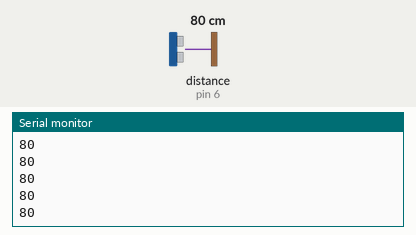
Bench run of a sketch on a simulated Arduino Uno, built with avr-gcc and run on an emulated ATmega328P. On the bench: the last lines printed to the serial monitor. The test bench sets the inputs (shaded band); at power-on: distance to the obstacle (sensor on pin 6) 80 cm. The echo pulse lasts 58.3 µs per cm.

Above: at 1.2 s.
1.3 s: distance to the obstacle (sensor on pin 6) set to 2 cm
At 1.34 s:
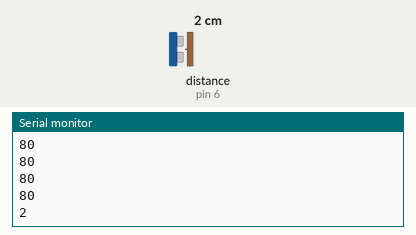
2.8 s: distance to the obstacle (sensor on pin 6) set to 4 cm
At 2.82 s:
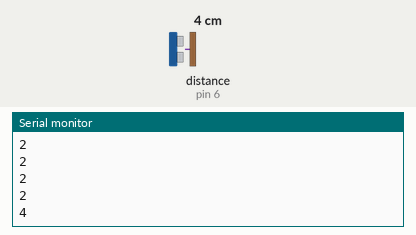
Timing chart, 0 to 5.8 s (numbered marks = the images above; inputs shaded):
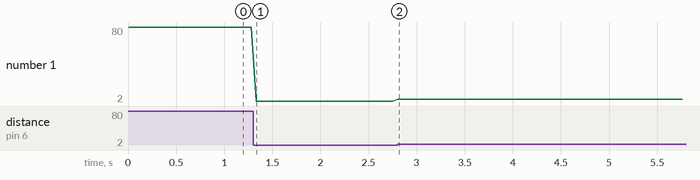

The sketch:

SRF05_ONE_SENSOR_NEW.ino
```cpp
#include <HCSR04.h>
#include "Packetizer.h"

#define NR_OF_SAMPLES 16
#define TRIG_PIN      5
#define ECHO_PIN_1    6

HCSR04      hc(TRIG_PIN, ECHO_PIN_1); // first argument is trig pin, second is the echo
Packetizer  pack1(0);                 // arg: address of the sensor (0-127), use it to labeling sensors, 0 is the first, 1 is the second, and so...

int         values[NR_OF_SAMPLES] = { 0 };
byte        count  = 0;
int         prev = 0;
int         max_value = 0;
int         min_value = 0;

void setup() {
  Serial.begin(115200);
}

void loop() {
  //values[count] = hc.dist();

  Serial.println((int)hc.dist());

  delay(50);

}
```

Packetizer.cpp
```cpp
#include "Packetizer.h"

Packetizer::Packetizer(byte addr)
{
  this->message[0] = 128;
  this->message[1] = 128;
  this->message[2] = _addr;
  this->SIZE = 3;
}

byte *Packetizer::packetize(int value)
{
  this->message[0] = ((value & 16256) >> 7) + 128;
  this->message[1] = (value & 127) + 128;
  return this->message;
}
```

Packetizer.h
```cpp
#ifndef Packetizer_h
#define Packetizer_h

#include <Arduino.h>

class Packetizer
{
public:
  Packetizer(byte addr);
  byte *packetize(int value);
  byte SIZE;

private:
  byte _addr;
  byte message[3];
};

#endif
```

Measured:
- after the input at 1.3 s, the serial monitor: prints a new line at once (image 1)
- after the input at 2.8 s, the serial monitor: prints a new line at once (image 2)
- plotted number 1: 80 → 2 after the input at 1.3 s, 2 → 4 after the input at 2.8 s
